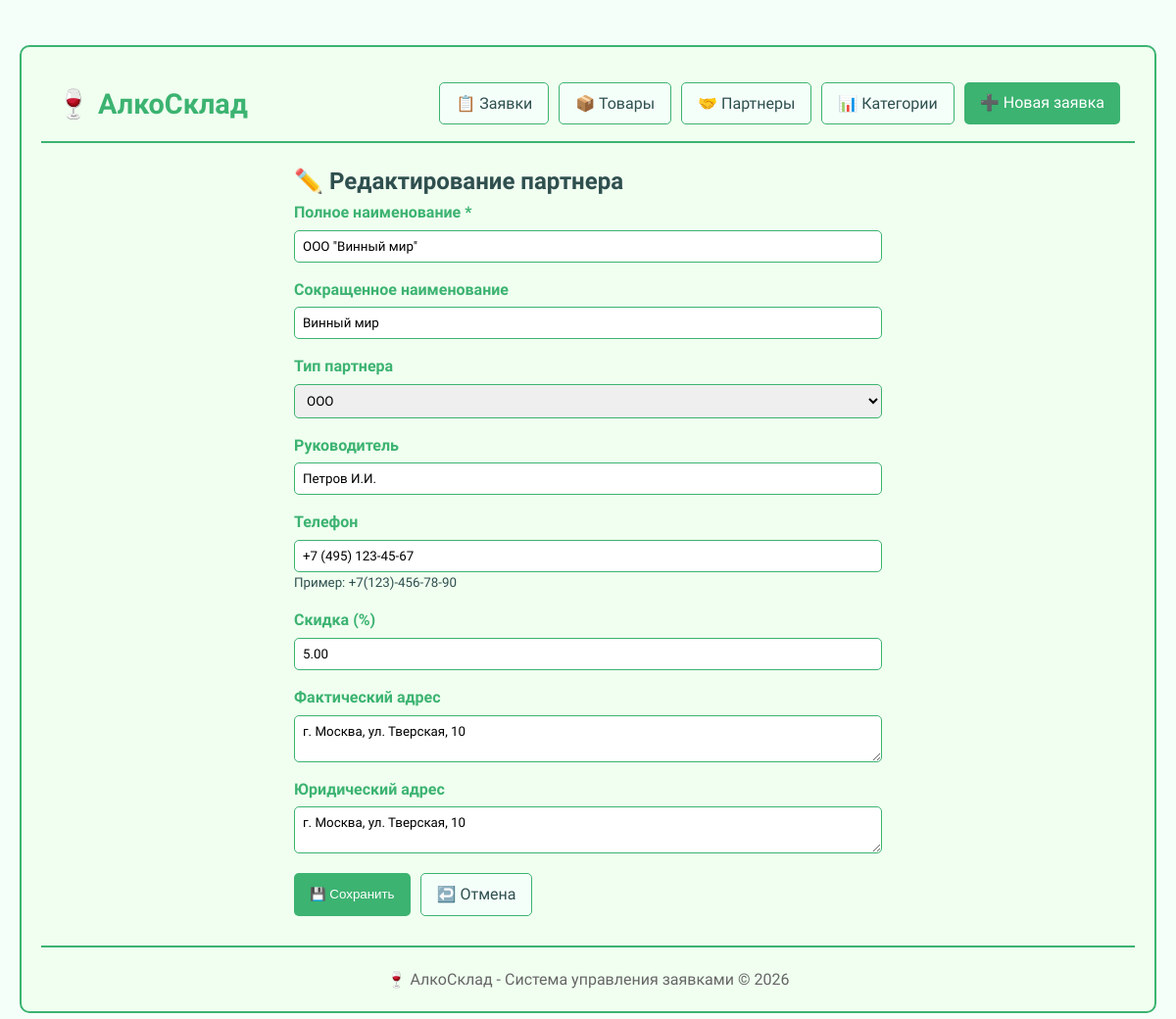
Page /partner/edit/1 on the committed database.
### app.py (models this page shows, shortened)
class Partner(db.Model):
    __tablename__ = 'partners'
    __table_args__ = {'extend_existing': True}
    id = db.Column(db.Integer, primary_key=True)
    name = db.Column(db.String(255), nullable=False)
    short_name = db.Column(db.String(100))
    partner_type = db.Column(db.String(50))
    director = db.Column(db.String(255))
    phone = db.Column(db.String(50))
    discount = db.Column(db.Numeric(5, 2), default=0.00)
    total_orders_sum = db.Column(db.Numeric(12, 2), default=0.00)
    actual_address = db.Column(db.Text)
    legal_address = db.Column(db.Text)
    orders = db.relationship('Order', backref='partner', lazy=True)

### app.py (the view, shortened to what this page needs)
@app.route('/partner/edit/<int:id>', methods=['GET', 'POST'])
def edit_partner(id):
    partner = Partner.query.get_or_404(id)
    return render_template('partner_form.html', partner=partner)

### templates/partner_form.html (shortened to what this page needs)
﻿{% extends "base.html" %}
{% block content %}
<div class="form-container">
    <h2>{{ '✏️ Редактирование партнера' if partner else '➕ Новый партнер' }}</h2>
    <form method="POST" onsubmit="return validateForm()">
        <div class="form-group">
            <label for="name">Полное наименование *</label>
            <input type="text" id="name" name="name" value="{{ partner.name if partner else '' }}" required
                   minlength="2" maxlength="255" pattern="[А-Яа-яЁёA-Za-z0-9\s\-\.\,\"\']+"
                   title="Только буквы, цифры, пробелы и знаки препинания">
        </div>
        <div class="form-group">
            <label for="short_name">Сокращенное наименование</label>
            <input type="text" id="short_name" name="short_name" value="{{ partner.short_name if partner else '' }}"
                   maxlength="100">
        </div>
        <div class="form-group">
            <label for="partner_type">Тип партнера</label>
            <select id="partner_type" name="partner_type">
                <option value="ООО" {% if partner and partner.partner_type == 'ООО' %}selected{% endif %}>ООО</option>
            </select>
        </div>
        <div class="form-group">
            <label for="director">Руководитель</label>
            <input type="text" id="director" name="director" value="{{ partner.director if partner else '' }}"
                   pattern="[А-Яа-яЁёA-Za-z\s\-\.]+" title="Только буквы, пробелы, дефисы и точки">
        </div>
        <div class="form-group">
            <label for="phone">Телефон</label>
            <input type="tel" id="phone" name="phone" value="{{ partner.phone if partner else '' }}"
                   pattern="[\+d][\d\(\)\-\s]{9,20}" title="Введите номер телефона в формате +7 (123) 456-78-90"
                   placeholder="+7 (123) 456 78 90">
            <small>Пример: +7(123)-456-78-90</small>
        </div>
        <div class="form-group">
            <label for="discount">Скидка (%)</label>
            <input type="number" id="discount" name="discount" step="0.1" min="0" max="100"
                   value="{{ partner.discount if partner else '0' }}">
        </div>
        <div class="form-group">
            <label for="actual_address">Фактический адрес</label>
            <textarea id="actual_address" name="actual_address" rows="2" maxlength="500">{{ partner.actual_address if partner else '' }}</textarea>
        </div>
        <div class="form-group">
            <label for="legal_address">Юридический адрес</label>
            <textarea id="legal_address" name="legal_address" rows="2" maxlength="500">{{ partner.legal_address if partner else '' }}</textarea>
        </div>
        <div class="form-actions">
            <button type="submit" class="btn btn-primary">{{ '💾 Сохранить' if partner else '✅ Добавить' }}</button>
            <a href="{{ url_for('partners') }}" class="btn">↩️ Отмена</a>
        </div>
    </form>
</div>
{% endblock %}

### static/css/style.css (style rules this page uses)
body { background-color: #F5FFFA; padding: 20px; color: #2F4F4F; line-height: 1.6; }
.btn { background-color: #F5FFFA; color: #2F4F4F; padding: 8px 16px; text-decoration: none; border: 1px solid #3CB371; border-radius: 5px; transition: all 0.3s; display: inline-block; }
.btn-primary { background-color: #3CB371; color: white; border: none; }
.form-container { max-width: 600px; margin: 0 auto; }
.form-group { margin-bottom: 15px; }
.form-group label { display: block; margin-bottom: 5px; font-weight: bold; color: #3CB371; }
.form-group input, .form-group select, .form-group textarea { width: 100%; padding: 8px; border: 1px solid #3CB371; border-radius: 5px; font-family: inherit; }
.form-actions { display: flex; gap: 10px; margin-top: 20px; }

### templates/base.html (style rules this page uses)
body { font-family: 'Corbel', 'Segoe UI', Tahoma, Geneva, Verdana, sans-serif; }

### rows in the picture
Partner: name "ООО \"Винный мир\"", short_name "Винный мир", partner_type "ООО", director "Петров И.И.", phone "+7 (495) 123-45-67", discount "5.00", actual_address "г. Москва, ул. Тверская, 10", legal_address "г. Москва, ул. Тверская, 10"

### other values in the picture
{{ '✏️ Редактирование партнера' if partner else '➕ Новый партнер' }} "✏️ Редактирование партнера"
{{ '💾 Сохранить' if partner else '✅ Добавить' }} "💾 Сохранить"
